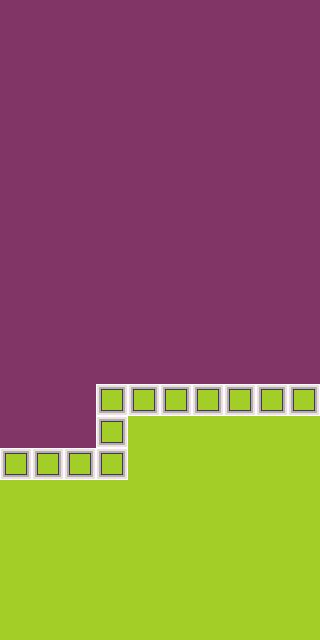

A level layout from a 2D game, rendered from its tile map. Below: a short description, then the map file with its tile-grid data intact:
An orthogonal 10x20 tile map with 32x32 px tiles, 1 tile layer (Tile Layer 1).

<map version="1.0" orientation="orthogonal" renderorder="left-down" width="10" height="20" tilewidth="32" tileheight="32" backgroundcolor="#803566" nextobjectid="1">
 <properties>
  <property name="MaxY" value="13" />
  <property name="RightExitMaxY" value="11" />
 </properties>
 <tileset firstgid="1" name="Tileset" tilewidth="32" tileheight="32">
  <image source="../TiledTileset.png" trans="ff00ff" width="320" height="160" />
 </tileset>
 <layer name="Tile Layer 1" width="10" height="20">
  <data encoding="csv">
0,0,0,0,0,0,0,0,0,0,
0,0,0,0,0,0,0,0,0,0,
0,0,0,0,0,0,0,0,0,0,
0,0,0,0,0,0,0,0,0,0,
0,0,0,0,0,0,0,0,0,0,
0,0,0,0,0,0,0,0,0,0,
0,0,0,0,0,0,0,0,0,0,
0,0,0,0,0,0,0,0,0,0,
0,0,0,0,0,0,0,0,0,0,
0,0,0,0,0,0,0,0,0,0,
0,0,0,0,0,0,0,0,0,0,
0,0,0,0,0,0,0,0,0,0,
0,0,0,12,12,12,12,12,12,12,
0,0,0,12,11,11,11,11,11,11,
12,12,12,12,11,11,11,11,11,11,
11,11,11,11,11,11,11,11,11,11,
11,11,11,11,11,11,11,11,11,11,
11,11,11,11,11,11,11,11,11,11,
11,11,11,11,11,11,11,11,11,11,
11,11,11,11,11,11,11,11,11,11
</data>
 </layer>
</map>
